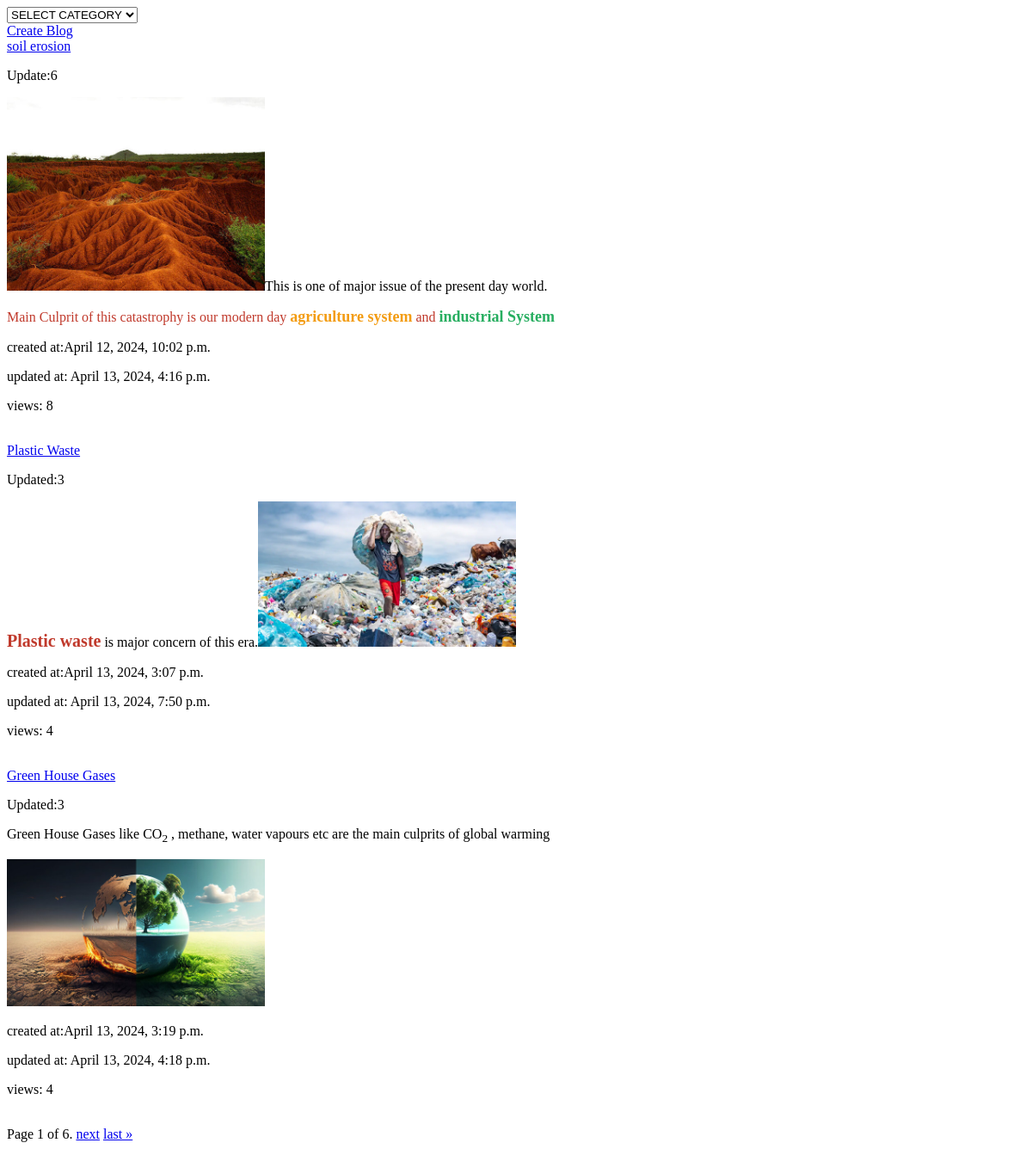
The page /blogs/ on the database as committed earlier.
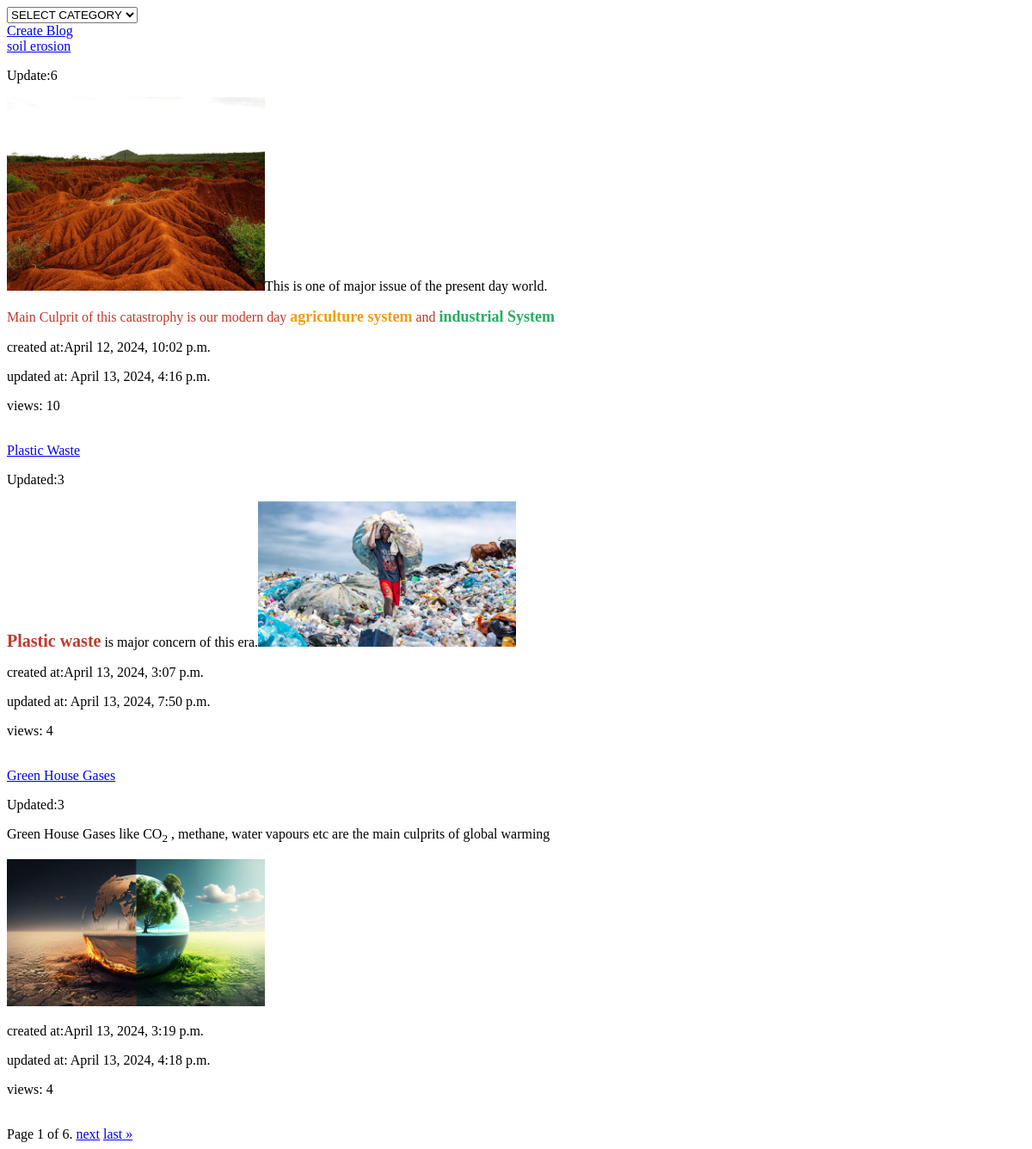
The same page on the database as committed later.
### blogs/models.py (models this page shows, shortened)
class Post(models.Model):
    title = models.CharField(max_length=250)
    body = RichTextUploadingField()
    created_on = models.DateTimeField(auto_now_add=True)
    last_modified = models.DateTimeField(auto_now=True)
    slug=models.SlugField(max_length=250,blank=True,unique=False)
    views=models.IntegerField(null=True, default=0)
    categories  = models.ManyToManyField("Category" ,related_name="posts")
    class Meta:
        ordering = ['-views']
        get_latest_by = ['created_on']

### blogs/views.py (the view)
class ListBlogs(ListView):
    model = Post
    template_name='list_blog.html'
    context_object_name='blogs'
    paginate_by = 3
    def get_context_data(self,*args,**kwargs):
        context = super().get_context_data(*args,**kwargs)
        context['cat']=''
        context['categories'] = Category.objects.all()
        context['latest_id'] = -1
        print(self.kwargs)
        if 'id' in self.kwargs.keys():
            print('here')
            latest_id = context['latest_id'] = self.kwargs['id']
            latest_blog = context['latest_blog'] = (Post.objects.filter(id=self.kwargs['id']).values())[0]
            print(f'latest_id is : {latest_id}')
            print(f'latest_blog is : {latest_blog}')
        return context

### blogs/templates/list_blog.html (shortened to what this page needs)
{% load static %}
<!DOCTYPE html>
<html lang="en">
<head>
    <link rel="stylesheet" type="text/css" href="{% static 'css/card.css' %}">
</head>
<body>
    <div class="filter">
        <select name="category" id="category-filter" onchange="filterByCategory(this)">
            <option value="">SELECT CATEGORY</option>
        </select>
    </div>
    <div class="navbar">
        <a href="{% url 'create' %}">Create Blog</a>
    </div>
    <div>
        {% for blog in blogs %}
            <div>
                {% if blog.id != latest_id %}
                    <a href="{% url 'detail' blog.slug blog.id %}">{{blog.title}}</a>
                    <p>{{blog.body|safe}}</p>
                    <p>created at:{{blog.created_on}}</p>
                    <p>updated at: {{blog.last_modified}}</p>
                    <p>views: {{blog.views}}</p>
                {% endif %}
            </div>
            <br>
        {% endfor %}
    </div>
    <div class="pagination">
        <span class="step-links">
            <span class="current">
                Page {{ page_obj.number }} of {{ page_obj.paginator.num_pages }}.
            </span>
            {% if page_obj.has_next %}
                <a href="?page={{ page_obj.next_page_number }}">next</a>
                <a href="?page={{ page_obj.paginator.num_pages }}">last &raquo;</a>
            {% endif %}
        </span>
    </div>
</body>
</html>

Rows that differ between the two databases and show on the page:
changed Post "soil erosion": views "8" → "10"
